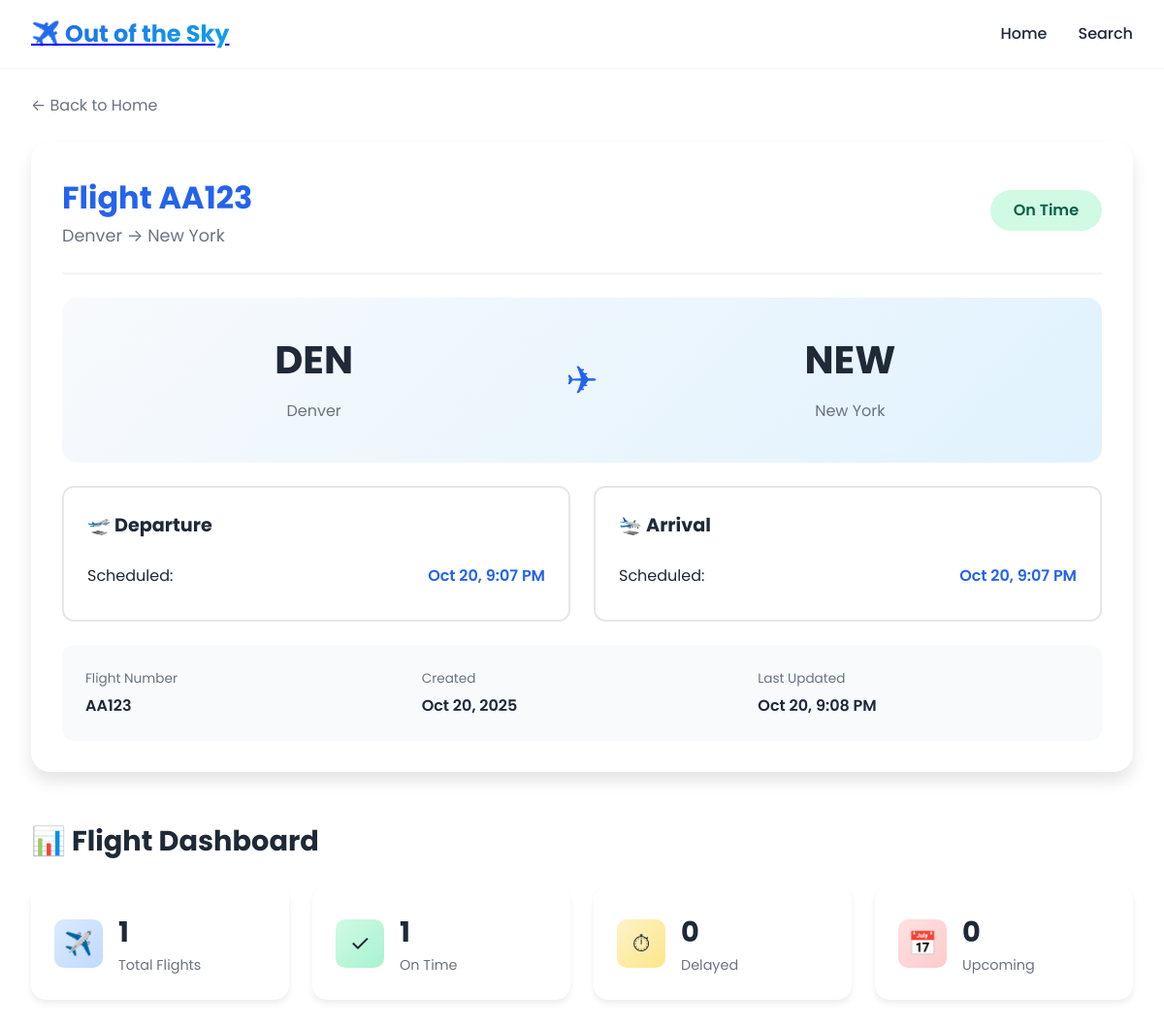
The app's page /flight/1/, older data.
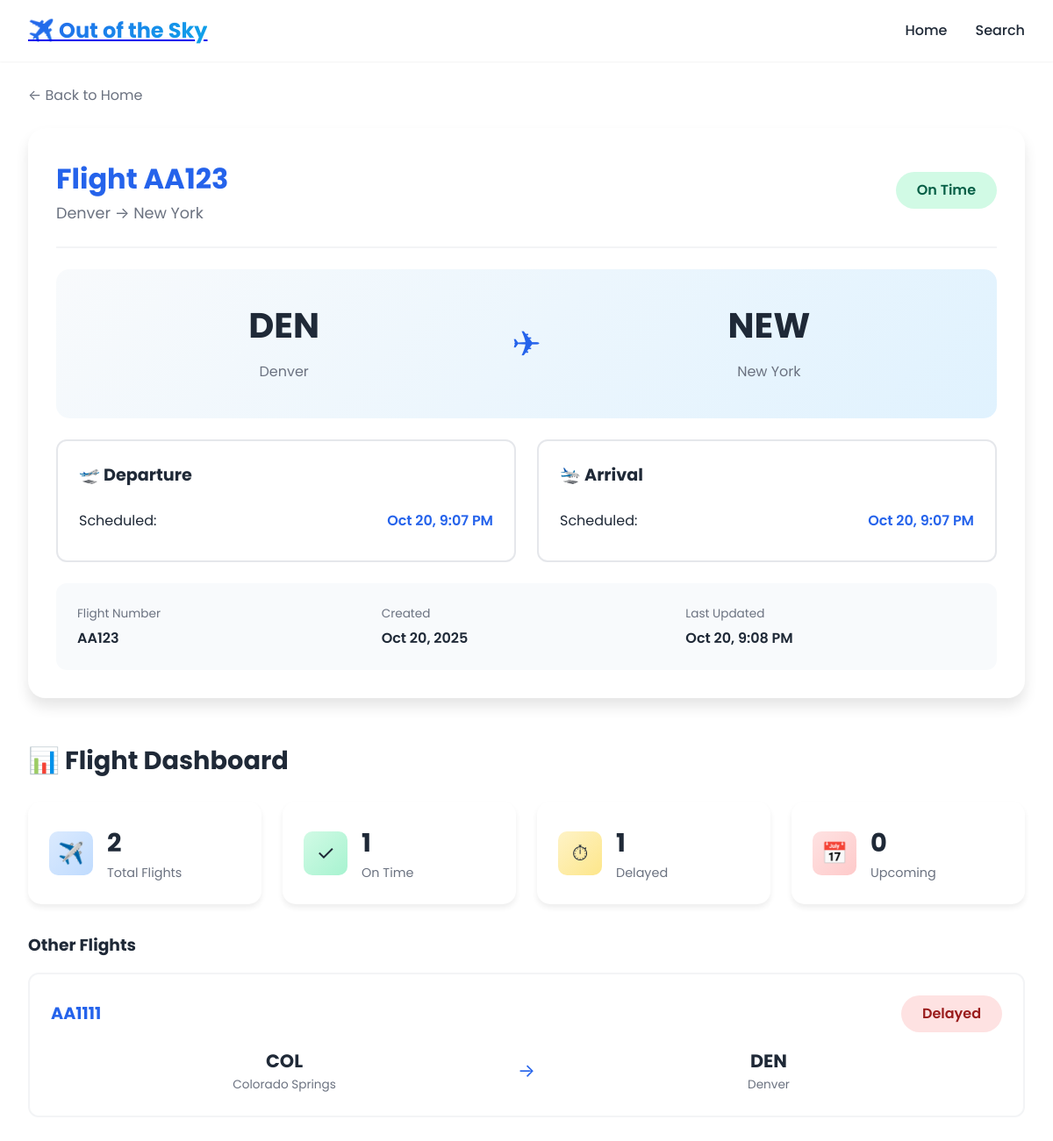
The same page, newer data.
### home/models.py (models this page shows, shortened)
class Flight(models.Model):
    flight_number = models.CharField(
        max_length=25,
        help_text="Flight Number: (AB1234)"
    )
    departing_city = models.CharField(
        max_length=50,
        help_text="City of Departure"
    )
    arriving_city = models.CharField(
        max_length=50,
        help_text="City of Arrival"
    )
    scheduled_departure = models.DateTimeField(
        help_text="Originally scheduled departure time"
    )
    scheduled_arrival = models.DateTimeField(
        help_text="Originally scheduled arrival time"
    )
    estimated_departure = models.DateTimeField(
        null=True,  # Can be left empty
        blank=True,  # Can be left empty
        help_text="Current estimated departure time (based on weather/delays) "
    )
    estimated_arrival = models.DateTimeField(
        null=True,  # Can be left empty
        blank=True,  # Can be left empty
        help_text="Current estimated arrival time (based on weather/delays) "
    )
    time_created = models.DateTimeField(
        auto_now_add=True,
        help_text="When flight record was created"
    )
    last_updated = models.DateTimeField(
        auto_now=True,
        help_text="Last updated"
    )
    class Meta:
        ordering = ['scheduled_departure']

### home/views.py (the view)
# urls.py: path('flight/<int:flight_id>/', views.flight_detail, name='flight_detail'),
def flight_detail(request, flight_id):
    flight = get_object_or_404(Flight, id=flight_id)
    all_flights = Flight.objects.all()
    other_flights = all_flights.exclude(id=flight_id)[:5]
    on_time_count = all_flights.filter(estimated_departure__isnull=True).count()
    delayed_count = all_flights.exclude(estimated_departure__isnull=True).count()
    upcoming_count = all_flights.filter(scheduled_departure__gte=timezone.now()).count()
    context = {
        'flight': flight,
        'all_flights': all_flights,
        'other_flights': other_flights,
        'on_time_count': on_time_count,
        'delayed_count': delayed_count,
        'upcoming_count': upcoming_count,
    }
    return render(request, 'home/flight_detail.html', context)

### home/templates/home/flight_detail.html (shortened to what this page needs)
{% load static %}
<!DOCTYPE html>
<html lang="en">
<head>
    <link rel="stylesheet" href="{% static 'styles.css' %}">
</head>
<body>
    <nav class="navbar">
        <div class="container">
            <div class="nav-brand"><a href="{% url 'home:index' %}"><h2>✈️ Out of the Sky</h2></a></div>
            <ul class="nav-menu">
                <li><a href="{% url 'home:index' %}">Home</a></li>
                <li><a href="{% url 'search:search' %}">Search</a></li>
            </ul>
        </div>
    </nav>
    <div class="page">
        <a href="{% url 'home:index' %}" class="back-btn">← Back to Home</a>
        <div class="detail-card">
            <div class="header">
                <div>
                    <h1 class="title">Flight {{ flight.flight_number }}</h1>
                    <p class="route-text">{{ flight.departing_city }} → {{ flight.arriving_city }}</p>
                </div>
                <div class="status {% if flight.estimated_departure and flight.estimated_departure != flight.scheduled_departure %}status-delayed{% else %}status-on-time{% endif %}">
                    {% if flight.estimated_departure and flight.estimated_departure != flight.scheduled_departure %}Delayed{% else %}On Time{% endif %}
                </div>
            </div>
            <div class="route">
                <div class="airport">
                    <div class="code">{{ flight.departing_city|slice:":3"|upper }}</div>
                    <div class="city">{{ flight.departing_city }}</div>
                </div>
                <div class="plane">✈</div>
                <div class="airport">
                    <div class="code">{{ flight.arriving_city|slice:":3"|upper }}</div>
                    <div class="city">{{ flight.arriving_city }}</div>
                </div>
            </div>
            <div class="times">
                <div class="time-card">
                    <div class="time-header">🛫 Departure</div>
                    <div class="time-row">
                        <span>Scheduled:</span>
                        <span class="time-value">{{ flight.scheduled_departure|date:"M d, g:i A" }}</span>
                    </div>
                </div>
                <div class="time-card">
                    <div class="time-header">🛬 Arrival</div>
                    <div class="time-row">
                        <span>Scheduled:</span>
                        <span class="time-value">{{ flight.scheduled_arrival|date:"M d, g:i A" }}</span>
                    </div>
                </div>
            </div>
            <div class="info">
                <div class="info-item">
                    <span class="info-label">Flight Number</span>
                    <span class="info-value">{{ flight.flight_number }}</span>
                </div>
                <div class="info-item">
                    <span class="info-label">Created</span>
                    <span class="info-value">{{ flight.time_created|date:"M d, Y" }}</span>
                </div>
                <div class="info-item">
                    <span class="info-label">Last Updated</span>
                    <span class="info-value">{{ flight.last_updated|date:"M d, g:i A" }}</span>
                </div>
            </div>
        </div>
        <div class="dashboard">
            <h2>📊 Flight Dashboard</h2>
            <div class="stats">
                <div class="stat">
                    <div class="stat-icon icon-blue">✈️</div>
                    <div><p class="stat-num">{{ all_flights.count }}</p><p class="stat-label">Total Flights</p></div>
                </div>
                <div class="stat">
                    <div class="stat-icon icon-green">✓</div>
                    <div><p class="stat-num">{{ on_time_count }}</p><p class="stat-label">On Time</p></div>
                </div>
                <div class="stat">
                    <div class="stat-icon icon-yellow">⏱</div>
                    <div><p class="stat-num">{{ delayed_count }}</p><p class="stat-label">Delayed</p></div>
                </div>
                <div class="stat">
                    <div class="stat-icon icon-red">📅</div>
                    <div><p class="stat-num">{{ upcoming_count }}</p><p class="stat-label">Upcoming</p></div>
                </div>
            </div>
            {% if other_flights %}
            <h3 style="margin-bottom: 1rem;">Other Flights</h3>
            <div class="flights">
                {% for f in other_flights %}
                <a href="{% url 'home:flight_detail' f.id %}" class="flight-card">
                    <div class="flight-header">
                        <div class="flight-num">{{ f.flight_number }}</div>
                        <div class="status {% if f.estimated_departure and f.estimated_departure != f.scheduled_departure %}status-delayed{% else %}status-on-time{% endif %}">
                            {% if f.estimated_departure and f.estimated_departure != f.scheduled_departure %}Delayed{% else %}On Time{% endif %}
                        </div>
                    </div>
                    <div class="flight-route">
                        <div class="flight-airport">
                            <div class="flight-code">{{ f.departing_city|slice:":3"|upper }}</div>
                            <div class="flight-city">{{ f.departing_city }}</div>
                        </div>
                        <div class="arrow">→</div>
                        <div class="flight-airport">
                            <div class="flight-code">{{ f.arriving_city|slice:":3"|upper }}</div>
                            <div class="flight-city">{{ f.arriving_city }}</div>
                        </div>
                    </div>
                </a>
                {% endfor %}
            </div>
            {% endif %}
        </div>
    </div>
</body>
</html>

### home/static/styles.css (style rules this page uses)
* { margin: 0; padding: 0; box-sizing: border-box; }
:root { --primary-color: #2563eb; --primary-dark: #1e40af; --secondary-color: #0ea5e9; --accent-color: #06b6d4; --text-dark: #1f2937; --text-light: #6b7280; --bg-light: #f8fafc; --bg-white: #ffffff; --gradient-primary: linear-gradient(135deg, #2563eb 0%, #0ea5e9 100%); --gradient-accent: linear-gradient(135deg, #06b6d4 0%, #3b82f6 100%); --shadow-sm: 0 1px 2px rgba(0, 0, 0, 0.05); --shadow-md: 0 4px 6px rgba(0, 0, 0, 0.07); --shadow-lg: 0 10px 15px rgba(0, 0, 0, 0.1); --shadow-xl: 0 20px 25px rgba(0, 0, 0, 0.15); }
body { font-family: 'Poppins', -apple-system, BlinkMacSystemFont, 'Segoe UI', sans-serif; line-height: 1.6; color: var(--text-dark); overflow-x: hidden; }
.container { max-width: 1200px; margin: 0 auto; padding: 0 2rem; }
.navbar { background: var(--bg-white); box-shadow: var(--shadow-sm); position: fixed; width: 100%; top: 0; z-index: 1000; padding: 1rem 0; }
.navbar .container { display: flex; justify-content: space-between; align-items: center; }
.nav-brand h2 { background: var(--gradient-primary); -webkit-background-clip: text; -webkit-text-fill-color: transparent; background-clip: text; font-size: 1.5rem; font-weight: 700; }
.nav-menu { display: flex; list-style: none; gap: 2rem; align-items: center; }
.nav-menu a { text-decoration: none; color: var(--text-dark); font-weight: 500; transition: color 0.3s ease; }

Row changes from the older to the newer data that the page shows:
added Flight: flight_number "AA1111", shows "Delayed", departing_city "COL", departing_city "Colorado Springs", arriving_city "DEN", arriving_city "Denver"
Text that changed along with them:
{{ all_flights.count }}: "1" → "2"
{{ delayed_count }}: "0" → "1"
text now shown: "Other Flights"
